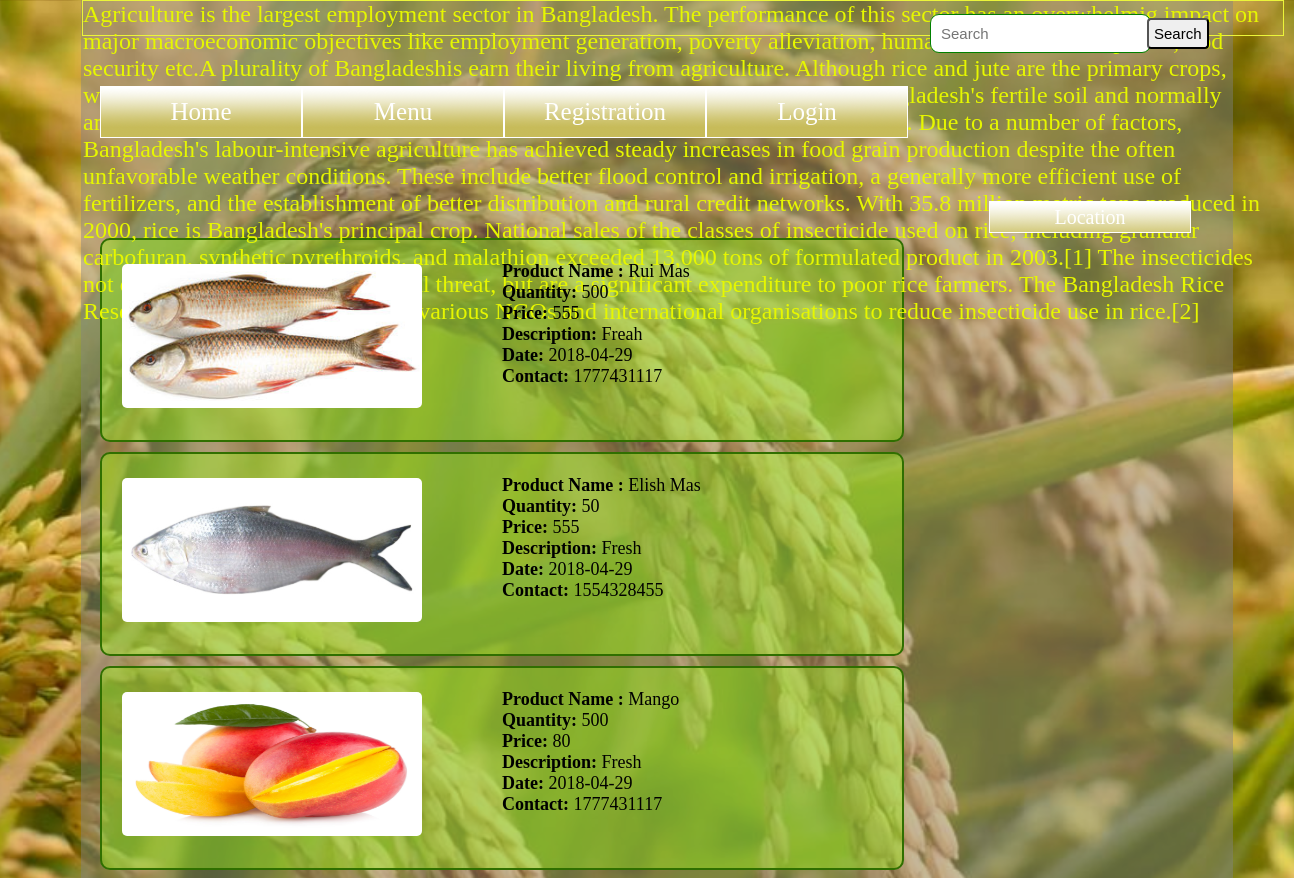
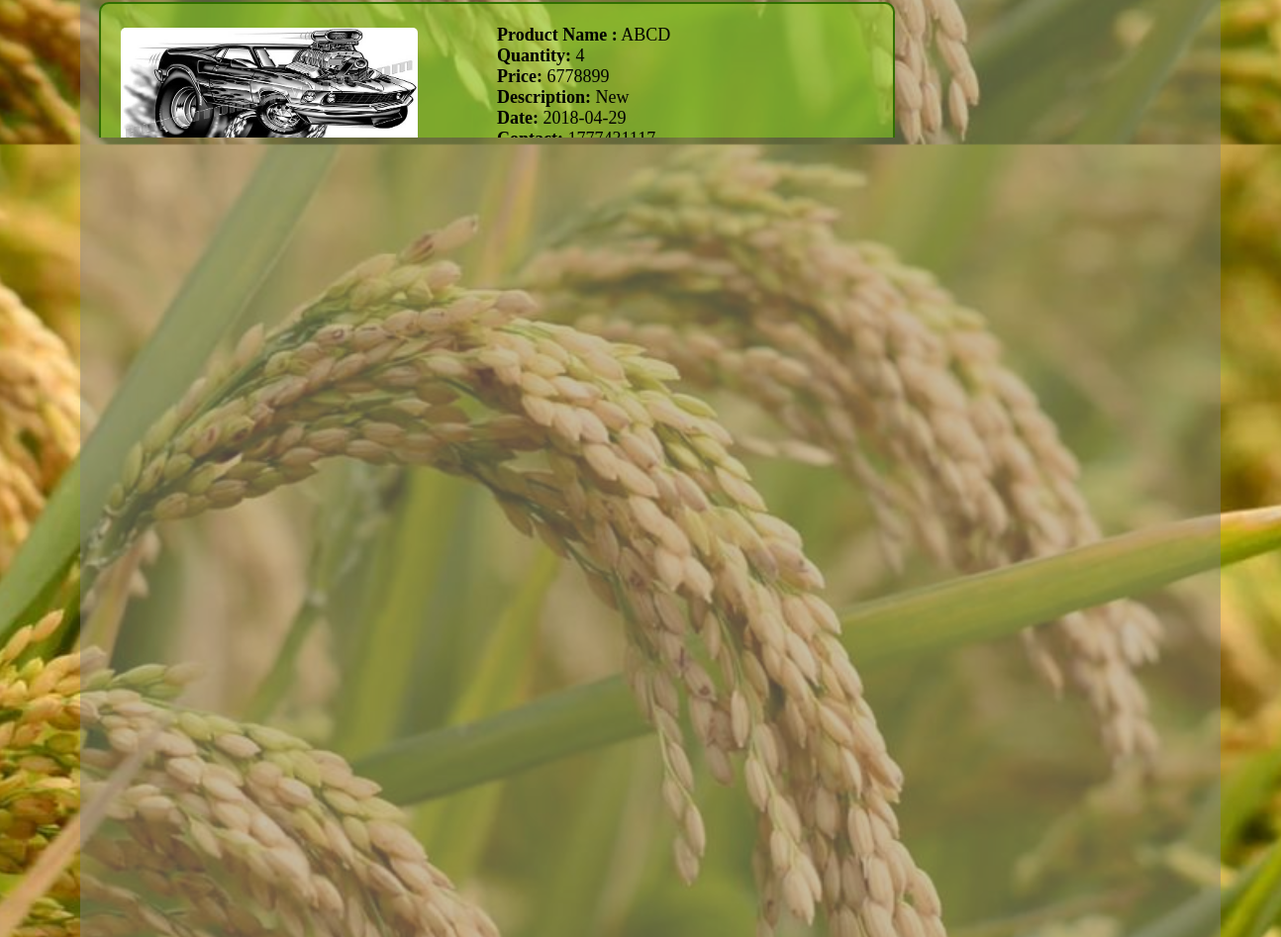
The app's page /home.php with its own data (2 pictures, top to bottom).
### tables this page shows
CREATE TABLE `adtable` (
  `adid` int(50) NOT NULL,
  `regid` varchar(50) NOT NULL,
  `product_name` varchar(100) NOT NULL,
  `product_category` varchar(100) NOT NULL,
  `quantity` varchar(50) NOT NULL,
  `price_per_unit` varchar(50) NOT NULL,
  `description` varchar(200) NOT NULL,
  `photo` varchar(150) NOT NULL,
  `phone` varchar(50) NOT NULL,
  `date` date NOT NULL,
  `division` varchar(50) NOT NULL
);

### DB.php (called while the page is built, shortened)
<?php
function getAllDataFromDB($sql){
	global $all;
	$conn = mysqli_connect("localhost", "root", "","mydb");
	$result = mysqli_query($conn, $sql)or die(mysqli_error($conn));
	while($row = mysqli_fetch_assoc($result)) {
		$all[]=$row;
	}
	return $all;
}
?>

### home.php (the view, shortened to what this page needs)
<!doctype html>
<html>
<body>
   </body>
<head>
<link rel="stylesheet" type="text/css"  href="profile.css" >
</head>
<body class="main">
    <div class="container"> </div>
	<div class="mrq">
	<marquee >Agriculture is the largest employment sector in Bangladesh. The performance of this sector has an overwhelmig impact on major macroeconomic objectives like employment generation, poverty alleviation, human resources development,food security etc.A plurality of Bangladeshis earn their living from agriculture. Although rice and jute are the primary crops, wheat is assuming greater importance. Tea is grown in the northeast. Because of Bangladesh's fertile soil and normally ample water supply, rice can be grown and harvested three times a year in many areas. Due to a number of factors, Bangladesh's labour-intensive agriculture has achieved steady increases in food grain production despite the often unfavorable weather conditions. These include better flood control and irrigation, a generally more efficient use of fertilizers, and the establishment of better distribution and rural credit networks. With 35.8 million metric tons produced in 2000, rice is Bangladesh's principal crop. National sales of the classes of insecticide used on rice, including granular carbofuran, synthetic pyrethroids, and malathion exceeded 13,000 tons of formulated product in 2003.[1] The insecticides not only represent an environmental threat, but are a significant expenditure to poor rice farmers. The Bangladesh Rice Research Institute is working with various NGOs and international organisations to reduce insecticide use in rice.[2] </marquee>
	</div>
   <?php include "inc/navi_bar.php";?>
	<div class="location">
	<ul>
		<li> <a href="" > Location </a>
		</li>
	</ul>
	</div>
	<div class="search">
		     <span><input type="text" name="search" id="pname" onkeyup="showHint()" placeholder="Search"></span>
		     <span><input type="submit" name="sbt1" id="srch" onclick="return showHint()" value="Search"></span>
	</div>
<form action="" method="post" enctype="multipart/form-data" name="user">
<br><br>
<br>
<br>
<br>
<br>
<br>
<br>
<br>
<br>
		<?php
		     $all=array();
		     include("DB.php");
	         getAllDataFromDB("Select * from adtable");
		?>
	<?php foreach($all as $cat){
				 $a=$cat['photo'];?>
		<div class="dbtable">
		       <div class="dbinfo">
				       <b>Product Name :</b> <?php echo $cat["product_name"]; ?> <br>
					   <b> Quantity:</b> <?php echo $cat["quantity"]; ?> <br>
					   <b> Price:</b> <?php echo $cat["price_per_unit"]; ?><br>
					   <b>Description:</b> <?php echo $cat["description"]; ?><br>
					   <b>Date:</b> <?php echo $cat["date"]; ?><br>
					  <b>Contact:</b> <?php echo $cat["phone"]; ?><br>
					 </div>
					    <img src="<?php echo $cat["photo"]; ?>" width='250' height='150' />
		</div>
		   <?php } ?>
 </form>
</html>

### inc/navi_bar.php (shortened to what this page needs)
<div class="navigation">
	<ul>
	     <li> <a href="home.php" > Home </a>
	     <li> <a href="menu.php" > Menu </a>
		 </li>
		  <li> <a href="reg.php" > Registration</a> </li>
		  <li> <a href="login.php" > Login</a> </li>
	</ul>
	</div>

### profile.css (style rules this page uses)
* { margin: 0; padding: 0; }
.dbtable { height:200px; width:800px; border:2px solid #306f00; background-color:#9aff1563; z-index:3; margin:10px; margin-left:100px; border-radius:10px; }
.dbtable img { height:144px; width:300px; position:relative; top:-129px; left:20px; border-radius:5px; }
.dbinfo { height:153px; width:290px; position:relative; top:21px; left:400px; font-size: 18px; }
body { background-image: url(home1.jpg); height: 1024px; width:1024px; background-size: cover; background-position: center; z-index:-2; }
.container { height:100%; width:89%; margin-left:81px; background-color:#80808075; z-index:-1; position:fixed; }
.navigation { float:left; margin-top:50px; margin-left:100px; color:black; }
.navigation ul { list-style:none; position:relative; }
.navigation ul li { background-color: red; width:200px; border:1px solid white; height:50px; line-height:50px; text-align:center; float:left; font-size:25px; background-image: url("images/images/nav.png"); }
.navigation ul li a { display:block; text-decoration: none; color:white; }
.navigation ul:after { content: ""; clear:both; display:block; }
.location { margin-top:50px; float:right; margin-right:50px; position:relative; top:13px; left:217px; z-index:10; color:gray; }
.location ul { list-style:none; position:relative; color:gray; }
.location ul li { background: red; width:200px; border:1px solid white; height:30px; line-height:30px; text-align:center; float:left; font-size:20px; background-image: url("images/images/nav.png"); color:gray; }
.location ul li a { display:block; text-decoration: none; color:white; }
.location ul:after { content: ""; clear:both; display:block; }
.search { position:relative; top:61px; left:930px; height:5px; width:150px; z-index:1; }
.search input[type="text"] { position:relative; top:-185px; left:0px; padding:10px; border:1px solid green; border-radius:9px; font-size:15px; }
.search input[type="submit"] { position:relative; top:-220px; left:217px; padding:5px; border-radius:4px; font-size:15px; }
.mrq { height: 34px; width: 1200px; margin-left: 82px; background-color: #ffffff00; padding-bottom1: 10px; font-size: 24px; color: #e6f700; top: 40px; border: 1px solid #ebf539; }

### records on screen
adtable: product_name "Rui Mas", quantity "500", price_per_unit "555", description "Freah", date "2018-04-29", phone "1777431117", photo (picture)
adtable: product_name "Elish Mas", quantity "50", price_per_unit "555", description "Fresh", date "2018-04-29", phone "1554328455", photo (picture)
adtable: product_name "Mango", quantity "500", price_per_unit "80", description "Fresh", date "2018-04-29", phone "1777431117", photo (picture)
adtable: product_name "ABCD", quantity "4", price_per_unit "6778899", description "New", date "2018-04-29", phone "1777431117", photo (picture)
adtable: product_name "Amon", quantity "500", price_per_unit "50", description "Fresh", date "2018-04-29", phone "1777431117", photo (picture)
adtable: product_name "Chicken", quantity "500 Pices", price_per_unit "250 Tk", description "ABCD", date "2018-04-30", phone "01777431117", photo (picture)
adtable: product_name "Mango", description "Full Fresh", date "2018-04-30", phone "01777431117", photo (picture)
